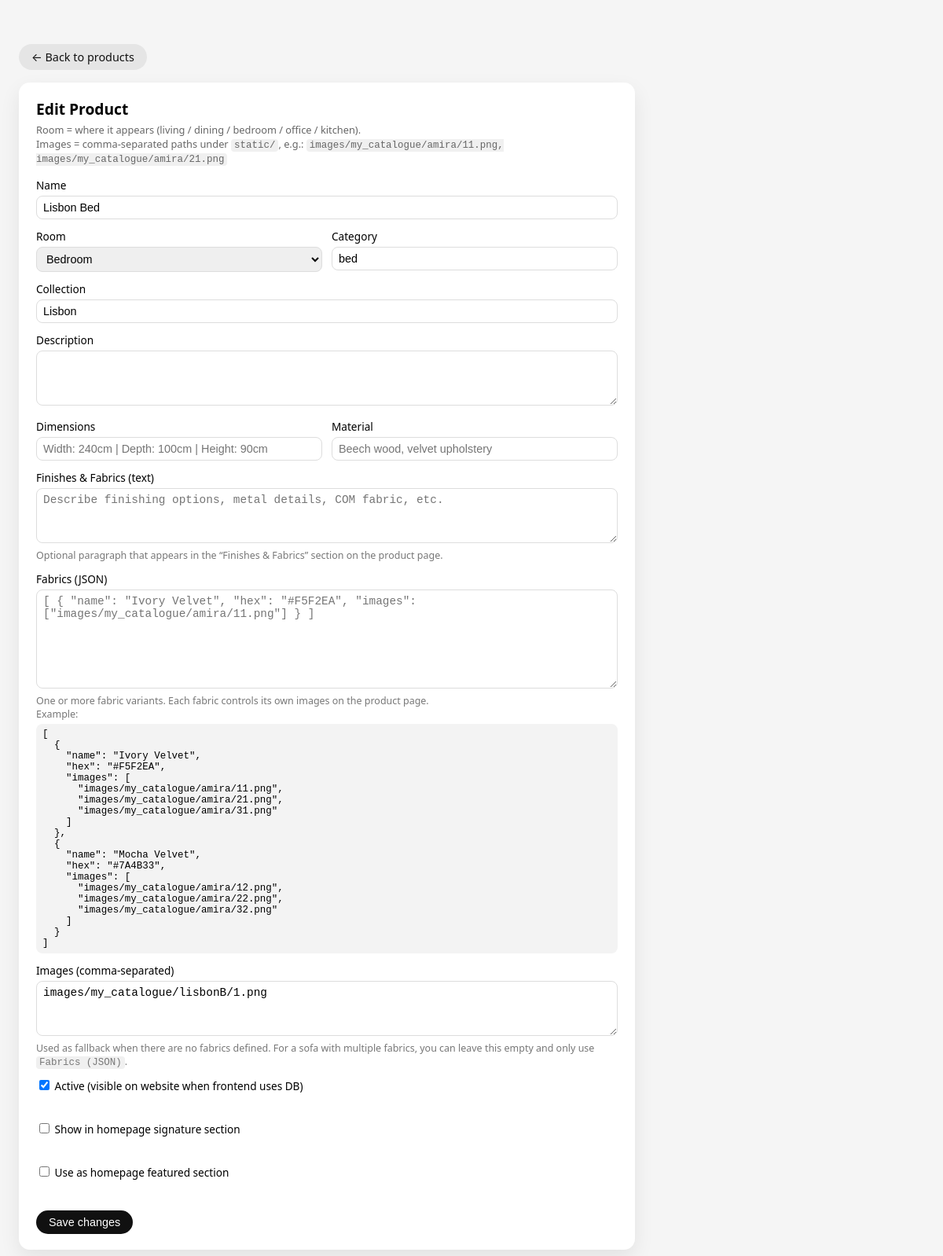
The page /admin/products/20/edit (signed in) on the database its author committed.
### app.py (models this page shows)
class Product(db.Model):
    __tablename__ = "products"
    id = db.Column(db.Integer, primary_key=True)
    room = db.Column(db.String(20), nullable=False)      # living, dining, bedroom, kitchen, office, artwork
    category = db.Column(db.String(50), nullable=False)  # sofa, armchair, bed, etc.
    name = db.Column(db.String(150), nullable=False)
    collection = db.Column(db.String(100))
    description = db.Column(db.Text)
    dimensions = db.Column(db.String(150))
    material = db.Column(db.String(150))
    finishes = db.Column(db.Text)          # text paragraph about finishes/fabrics
    fabrics_json = db.Column(db.Text)      # JSON with fabric variants
    images_raw = db.Column(db.Text)        # comma-separated fallback images
    is_active = db.Column(db.Boolean, default=True)
    is_signature = db.Column(db.Boolean, default=False)  # for homepage “Signature”
    is_featured = db.Column(db.Boolean, default=False)
    created_at = db.Column(db.DateTime, default=datetime.utcnow)
    @property
    def images(self):
        """Fallback images if we don't use fabrics_json."""
        if not self.images_raw:
            return []
        return [s.strip() for s in self.images_raw.split(",") if s.strip()]
    @property
    def fabrics(self):
        """
        Fabric variants from JSON, like:
        [
          {"name": "...", "hex": "#xxxxxx", "images": ["path1", "path2"]},
          ...
        ]
        """
        if not self.fabrics_json:
            return []
        try:
            data = json.loads(self.fabrics_json)
            return data if isinstance(data, list) else []
        except Exception:
            return []

### app.py (the view, shortened to what this page needs)
@app.route("/admin/products/<int:product_id>/edit", methods=["GET", "POST"])
@admin_required
def admin_products_edit(product_id):
    p = Product.query.get_or_404(product_id)
    return render_template("admin_products_form.html", product=p)

### app.py (called while the page is built)
def admin_required(f):
    @wraps(f)
    def wrapper(*args, **kwargs):
        if session.get("is_admin"):
            return f(*args, **kwargs)
        next_url = request.path
        return redirect(url_for("admin_login", next=next_url))
    return wrapper

@app.context_processor
def inject_year():
    return {'current_year': datetime.now().year}

### templates/admin_products_form.html (shortened to what this page needs)
<!DOCTYPE html>
<html lang="en">
<head>
</head>
<body>
  <p>
    <a href="{{ url_for('admin_products') }}" class="btn btn-light">&larr; Back to products</a>
  </p>
  <div class="card">
    <h1>{{ 'Edit Product' if product else 'Add Product' }}</h1>
    <div class="subtitle">
      Room = where it appears (living / dining / bedroom / office / kitchen).<br>
      Images = comma-separated paths under <code>static/</code>, e.g.:
      <code>images/my_catalogue/amira/11.png, images/my_catalogue/amira/21.png</code>
    </div>
    <form method="post">
      <label>Name</label>
      <input type="text" name="name"
             value="{{ product.name if product else '' }}" required>
      <div class="row">
        <div>
          <label>Room</label>
          <select name="room" required>
            {% set current_room = product.room if product else '' %}
            <option value="bedroom"  {% if current_room == 'bedroom' %}selected{% endif %}>Bedroom</option>
          </select>
        </div>
        <div>
          <label>Category</label>
          <input type="text" name="category"
                 placeholder="sofa, armchair, coffeetable..."
                 value="{{ product.category if product else '' }}" required>
        </div>
      </div>
      <label>Collection</label>
      <input type="text" name="collection"
             value="{{ product.collection if product else '' }}">
      <label>Description</label>
      <textarea name="description">{{ product.description if product else '' }}</textarea>
      <div class="row">
        <div>
          <label>Dimensions</label>
          <input type="text" name="dimensions"
                 placeholder="Width: 240cm | Depth: 100cm | Height: 90cm"
                 value="{{ product.dimensions if product else '' }}">
        </div>
        <div>
          <label>Material</label>
          <input type="text" name="material"
                 placeholder="Beech wood, velvet upholstery"
                 value="{{ product.material if product else '' }}">
        </div>
      </div>
      <label>Finishes &amp; Fabrics (text)</label>
      <textarea name="finishes"
                placeholder="Describe finishing options, metal details, COM fabric, etc.">
{{ product.finishes if product else '' }}</textarea>
      <div class="hint">
        Optional paragraph that appears in the &ldquo;Finishes &amp; Fabrics&rdquo; section on the product page.
      </div>
      <label>Fabrics (JSON)</label>
      <textarea name="fabrics_json"
                rows="7"
                placeholder='[ { "name": "Ivory Velvet", "hex": "#F5F2EA", "images": ["images/my_catalogue/amira/11.png"] } ]'>{{ product.fabrics_json if product else '' }}</textarea>
      <div class="hint">
        One or more fabric variants. Each fabric controls its own images on the product page.<br>
        Example:
      </div>
      <pre>[
  {
    "name": "Ivory Velvet",
    "hex": "#F5F2EA",
    "images": [
      "images/my_catalogue/amira/11.png",
      "images/my_catalogue/amira/21.png",
      "images/my_catalogue/amira/31.png"
    ]
  },
  {
    "name": "Mocha Velvet",
    "hex": "#7A4B33",
    "images": [
      "images/my_catalogue/amira/12.png",
      "images/my_catalogue/amira/22.png",
      "images/my_catalogue/amira/32.png"
    ]
  }
]</pre>
      <label>Images (comma-separated)</label>
      <textarea name="images_raw"
                placeholder="images/my_catalogue/amira/11.png, images/my_catalogue/amira/21.png">{{ product.images_raw if product else '' }}</textarea>
      <div class="hint">
        Used as fallback when there are no fabrics defined. For a sofa with multiple fabrics,
        you can leave this empty and only use <code>Fabrics (JSON)</code>.
      </div>
      <div class="checkbox-group">
        <label>
          <input type="checkbox" name="is_active"
                 {% if not product or product.is_active %}checked{% endif %}>
          Active (visible on website when frontend uses DB)
        </label>
        <br>
        <label>
          <input type="checkbox" name="is_signature"
                 {% if product and product.is_signature %}checked{% endif %}>
          Show in homepage signature section
        </label>
        <br>
        <label>
          <input type="checkbox" name="is_featured"
              {% if product and product.is_featured %}checked{% endif %}>
          Use as homepage featured section
      </label>
      <br>
      </div>
      <button type="submit" class="btn btn-dark">
        {{ 'Save changes' if product else 'Create product' }}
      </button>
    </form>
  </div>
</body>
</html>

### templates/admin_products_form.html (style rules this page uses)
body { font-family: system-ui, -apple-system, BlinkMacSystemFont, "Segoe UI", sans-serif; background: #f5f5f5; margin: 0; padding: 24px; }
.card { background: #fff; border-radius: 14px; padding: 20px 22px; max-width: 740px; box-shadow: 0 10px 26px rgba(0,0,0,0.08); }
h1 { font-size: 1.2rem; margin-top: 0; margin-bottom: 4px; }
.subtitle { font-size: 0.8rem; color: #666; margin-bottom: 16px; }
label { display: block; font-size: 0.85rem; margin-bottom: 4px; margin-top: 12px; }
input[type="text"], textarea, select { width: 100%; padding: 6px 8px; border-radius: 8px; border: 1px solid #ddd; font-size: 0.9rem; box-sizing: border-box; }
textarea { resize: vertical; min-height: 70px; }
.row { display: flex; gap: 12px; }
.row > div { flex: 1; }
.checkbox-group { margin-top: 12px; font-size: 0.85rem; }
.btn { display: inline-block; padding: 7px 16px; border-radius: 999px; border: none; cursor: pointer; font-size: 0.9rem; margin-top: 16px; text-decoration: none; }
.btn-dark { background: #111; color: #fff; }
.btn-light { background: #e5e5e5; color: #111; }
.hint { font-size: 0.78rem; color: #777; margin-top: 2px; }
code { font-family: "JetBrains Mono", ui-monospace, SFMono-Regular, Menlo, Monaco, Consolas, "Liberation Mono", "Courier New", monospace; font-size: 0.78rem; background: #f0f0f0; padding: 1px 4px; border-radius: 4px; }
pre { font-family: "JetBrains Mono", ui-monospace, SFMono-Regular, Menlo, Monaco, Consolas, "Liberation Mono", "Courier New", monospace; font-size: 0.78rem; background: #f3f3f3; padding: 6px 8px; border-radius: 8px; overflow-x: auto; margin-top: 4px; }

### rows shown on the page
Product: name "Lisbon Bed", room "Bedroom", category "bed", collection "Lisbon", images_raw "images/my_catalogue/lisbonB/1.png", is_active "☑"

### other values the page prints
{{ 'Edit Product' if product else 'Add Product' }} "Edit Product"
{{ 'Save changes' if product else 'Create product' }} "Save changes"
